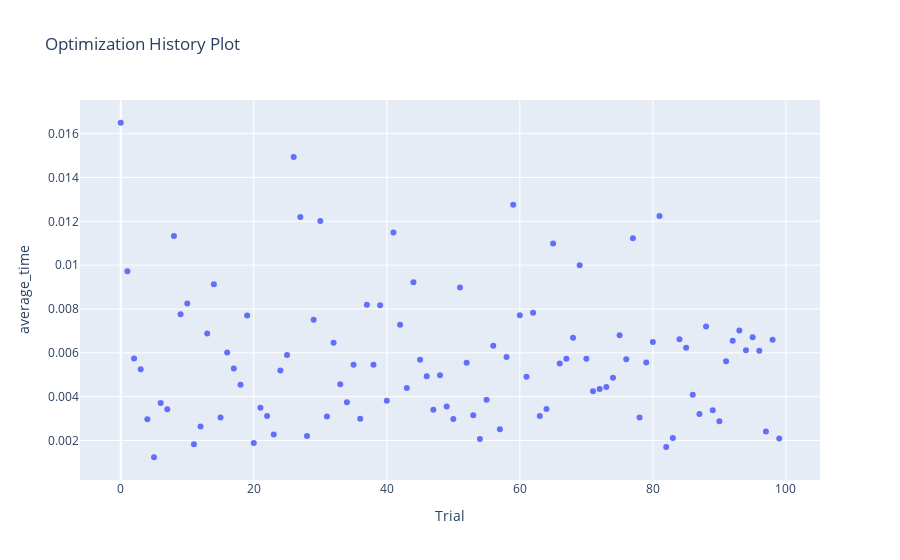

This figure's notebook cell:
### Code cell
plot_optimization_history(gnns_study, target = lambda t: t.values[1], target_name = 'average_time')
